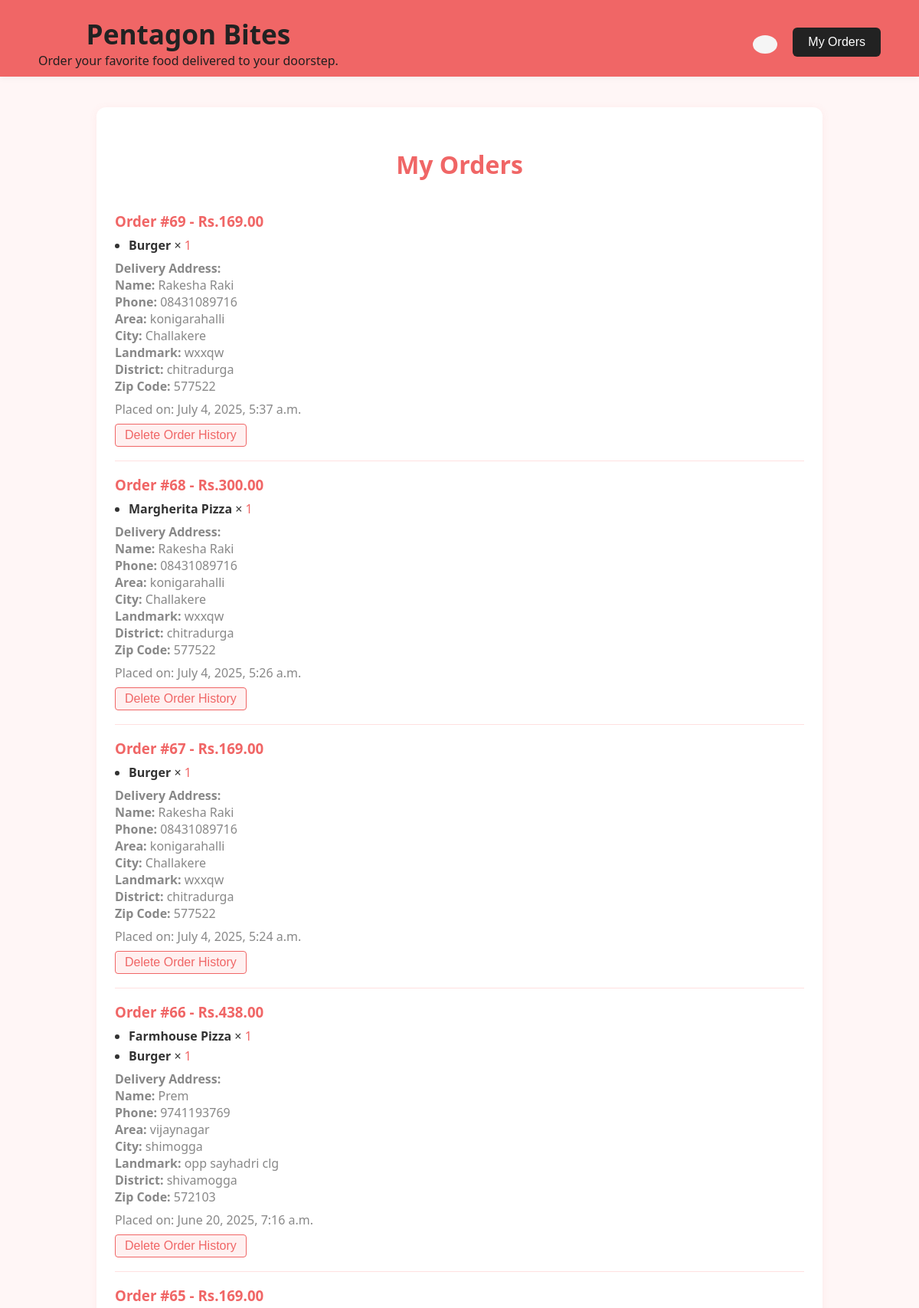
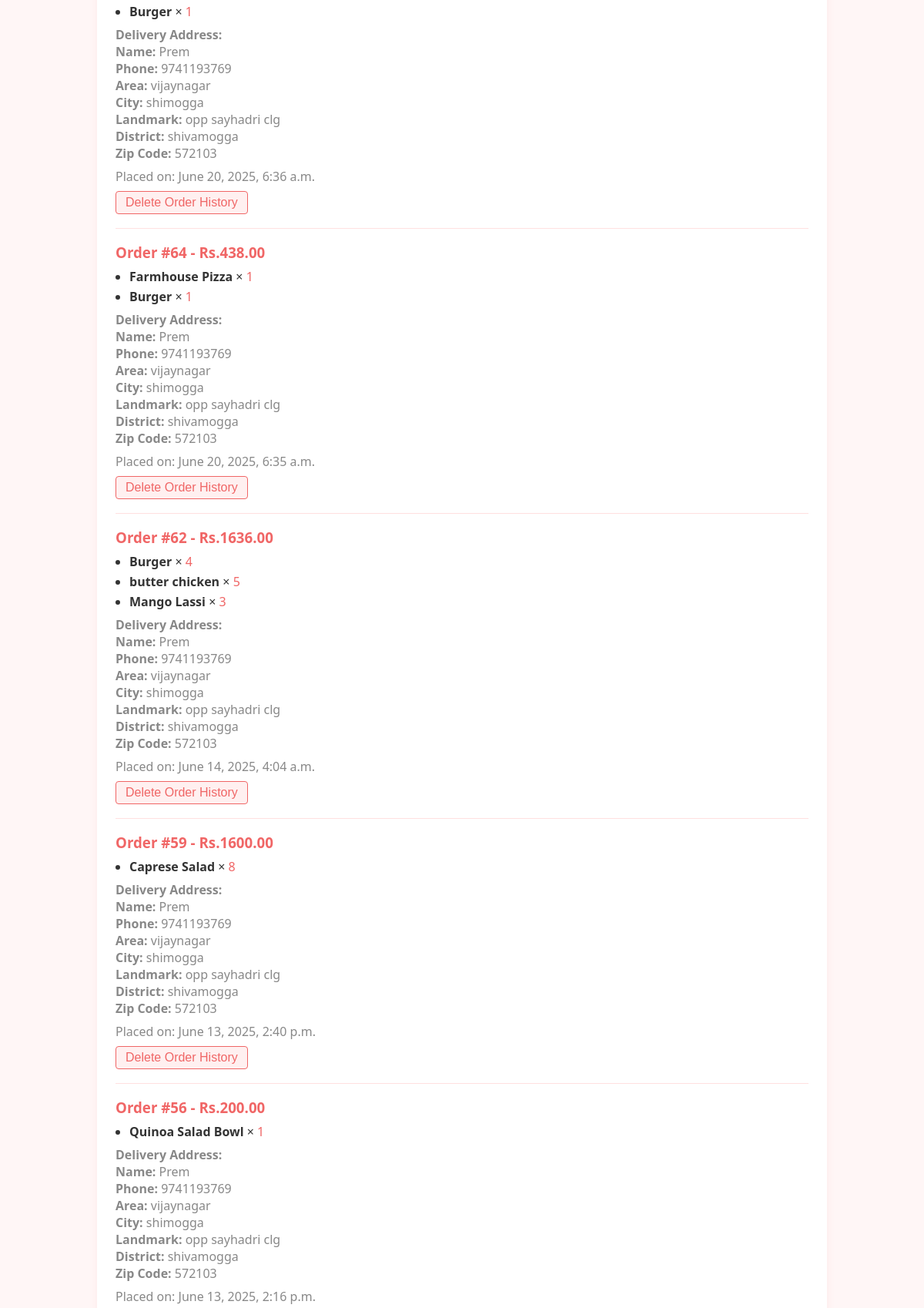
Page /my-orders/ (signed in, upper part) on the committed database (2 pictures, top to bottom).
### orders/models.py (models this page shows, shortened)
class Order(models.Model):
    address = models.JSONField(blank=True, null=True)  # Use JSONField for structured data
    total_price = models.DecimalField(max_digits=10, decimal_places=2)
    created_at = models.DateTimeField(auto_now_add=True)

class OrderItem(models.Model):
    order = models.ForeignKey(Order, related_name='items', on_delete=models.CASCADE)
    food_item = models.ForeignKey(FoodItem, on_delete=models.CASCADE)
    quantity = models.PositiveIntegerField()

class FoodItem(models.Model):
    name = models.CharField(max_length=200)
    description = models.TextField()
    price = models.DecimalField(max_digits=6, decimal_places=2)
    image = models.ImageField(upload_to='food_images/')

### orders/views.py (the view)
# urls.py: path('my-orders/', views.my_orders, name='my_orders'),
@login_required
def my_orders(request):
    orders = Order.objects.all().order_by('-created_at')  # or filter by user if needed
    return render(request, 'my_orders.html', {'orders': orders})

### orders/templates/my_orders.html (shortened to what this page needs)
<!DOCTYPE html>
{% load static %}
<html lang="en">
<head>
    <link rel="stylesheet" href="{% static 'style.css' %}">
    <link href='https://cdn.boxicons.com/fonts/basic/boxicons.min.css' rel='stylesheet'>
</head>
<body style="background: #fff6f6; font-family: 'Segoe UI', Arial, sans-serif; margin:0; padding:0;">
    <header style="background: #f06666; box-shadow: 0 2px 8px rgba(0,0,0,0.05); padding: 20px 0 10px 0;">
        <div style="display: flex; align-items: center; justify-content: space-between; max-width: 1100px; margin: 0 auto;">
            <div>
                <a href="{% url 'home' %}" style="text-decoration: none;"><h1 style="margin: 0; font-size: 2.2rem; color: #222;">Pentagon Bites</h1></a>
                <p style="margin: 0; color: #221f1f;">Order your favorite food delivered to your doorstep.</p>
            </div>
            <div style="display: flex; align-items: center; gap: 10px;">
                <a href="{% url 'view_cart' %}" title="View Cart">
                    <button style="background: #f5f5f5; border: none; border-radius: 50%; padding: 12px 16px; cursor: pointer;">
                    </button>
                </a>
                <a href="{% url 'my_orders' %}">
                    <button style="padding: 10px 20px; font-size: 16px; background: #222; color: #fff; border: none; border-radius: 6px; margin-left: 10px; cursor: pointer;">
                        My Orders
                    </button>
                </a>
            </div>
        </div>
    </header>
    <main>
        <div style="max-width: 900px; margin: 40px auto 0 auto; background: #fff; border-radius: 12px; box-shadow: 0 2px 12px rgba(240,102,102,0.08); padding: 32px 24px;">
            <h1 style="text-align:center; color:#f06666;">My Orders</h1>
            {% for order in orders %}
                <div style="border-bottom: 1px solid #ffe0e0; padding: 18px 0;">
                    <h3 style="color: #f06666; margin: 0 0 8px 0;">
                        Order #{{ order.id }} - Rs.{{ order.total_price }}
                    </h3>
                    <ul style="margin: 0 0 8px 0; padding-left: 18px;">
                        {% for item in order.items.all %}
                            <li style="color: #333; margin-bottom: 4px;">
                                <span style="font-weight:600;">{{ item.food_item.name }}</span>
                                &times; <span style="color:#f06666;">{{ item.quantity }}</span>
                            </li>
                        {% endfor %}
                    </ul>
                    <div style="margin:0 0 8px 0; color:#888;">
                        <strong>Delivery Address:</strong><br>
                        <span><strong>Name:</strong> {{ order.address.name }}</span><br>
                        <span><strong>Phone:</strong> {{ order.address.phone }}</span><br>
                        <span><strong>Area:</strong> {{ order.address.area }}</span><br>
                        <span><strong>City:</strong> {{ order.address.city }}</span><br>
                        {% if order.address.landmark %}
                            <span><strong>Landmark:</strong> {{ order.address.landmark }}</span><br>
                        {% endif %}
                        <span><strong>District:</strong> {{ order.address.district }}</span><br>
                        <span><strong>Zip Code:</strong> {{ order.address.zipcode }}</span>
                    </div>
                    <p style="margin: 0 0 8px 0; color: #888;">Placed on: {{ order.created_at }}</p>
                    <button onclick="deleteOrder({{ order.id }})"
                        style="padding: 5px 12px; border: 1px solid #f06666; border-radius: 4px; background: #fff0f0; color: #f06666; cursor: pointer; font-size: 1rem; transition: background 0.2s;">
                        Delete Order History
                    </button>
                </div>
            {% empty %}
                <p style="text-align:center; color:#888;">No orders found.</p>
            {% endfor %}
        </div>
    </main>
</body>
</html>

### static/style.css (style rules this page uses)
body { font-family: Arial, sans-serif; margin: 0; padding: 0; background-color: #f9f9f9; color: #333; }
header { text-align: center; padding: 1.5rem; background-color: #ff6f61; color: #fff; }
header h1 { margin: 0; }

### rows in the picture
Order: id "69", total_price "169.00", address.name "Rakesha Raki", address.phone "08431089716", address.area "konigarahalli", address.city "Challakere", address.landmark "wxxqw", address.district "chitradurga", address.zipcode "577522", created_at "July 4, 2025, 5:37 a.m."
OrderItem: food_item.name "Burger", quantity "1"
Order: id "68", total_price "300.00", address.name "Rakesha Raki", address.phone "08431089716", address.area "konigarahalli", address.city "Challakere", address.landmark "wxxqw", address.district "chitradurga", address.zipcode "577522", created_at "July 4, 2025, 5:26 a.m."
OrderItem: food_item.name "Margherita Pizza", quantity "1"
Order: id "67", total_price "169.00", address.name "Rakesha Raki", address.phone "08431089716", address.area "konigarahalli", address.city "Challakere", address.landmark "wxxqw", address.district "chitradurga", address.zipcode "577522", created_at "July 4, 2025, 5:24 a.m."
OrderItem: food_item.name "Burger", quantity "1"
Order: id "66", total_price "438.00", address.name "Prem", address.phone "9741193769", address.area "vijaynagar", address.city "shimogga", address.landmark "opp sayhadri clg", address.district "shivamogga", address.zipcode "572103", created_at "June 20, 2025, 7:16 a.m."
OrderItem: food_item.name "Farmhouse Pizza", quantity "1"
OrderItem: food_item.name "Burger", quantity "1"
Order: id "65", total_price "169.00", address.name "Prem", address.phone "9741193769", address.area "vijaynagar", address.city "shimogga", address.landmark "opp sayhadri clg", address.district "shivamogga", address.zipcode "572103", created_at "June 20, 2025, 6:36 a.m."
OrderItem: food_item.name "Burger", quantity "1"
Order: id "64", total_price "438.00", address.name "Prem", address.phone "9741193769", address.area "vijaynagar", address.city "shimogga", address.landmark "opp sayhadri clg", address.district "shivamogga", address.zipcode "572103", created_at "June 20, 2025, 6:35 a.m."
OrderItem: food_item.name "Farmhouse Pizza", quantity "1"
OrderItem: food_item.name "Burger", quantity "1"
Order: id "62", total_price "1636.00", address.name "Prem", address.phone "9741193769", address.area "vijaynagar", address.city "shimogga", address.landmark "opp sayhadri clg", address.district "shivamogga", address.zipcode "572103", created_at "June 14, 2025, 4:04 a.m."
OrderItem: food_item.name "Burger", quantity "4"
OrderItem: food_item.name "butter chicken", quantity "5"
OrderItem: food_item.name "Mango Lassi", quantity "3"
Order: id "59", total_price "1600.00", address.name "Prem", address.phone "9741193769", address.area "vijaynagar", address.city "shimogga", address.landmark "opp sayhadri clg", address.district "shivamogga", address.zipcode "572103", created_at "June 13, 2025, 2:40 p.m."
OrderItem: food_item.name "Caprese Salad", quantity "8"
Order: id "56", total_price "200.00", address.name "Prem", address.phone "9741193769", address.area "vijaynagar", address.city "shimogga", address.landmark "opp sayhadri clg", address.district "shivamogga", address.zipcode "572103", created_at "June 13, 2025, 2:16 p.m."
OrderItem: food_item.name "Quinoa Salad Bowl", quantity "1"
